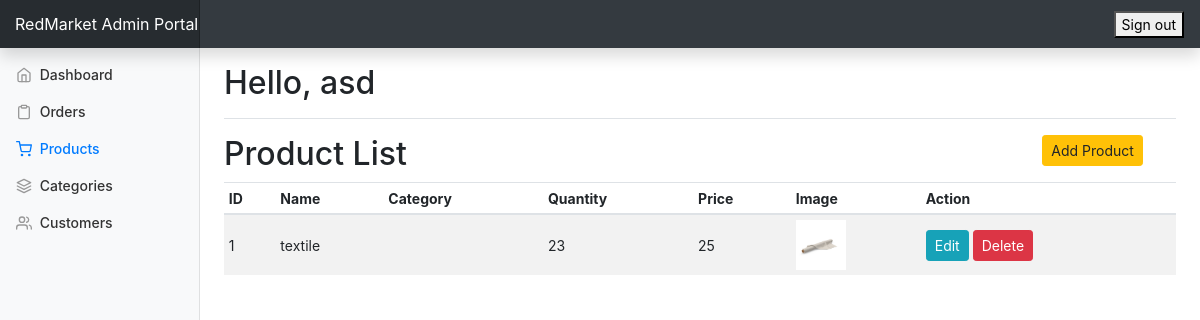
The page /admin_portal/admin/products.php (signed in) on the database as committed earlier.
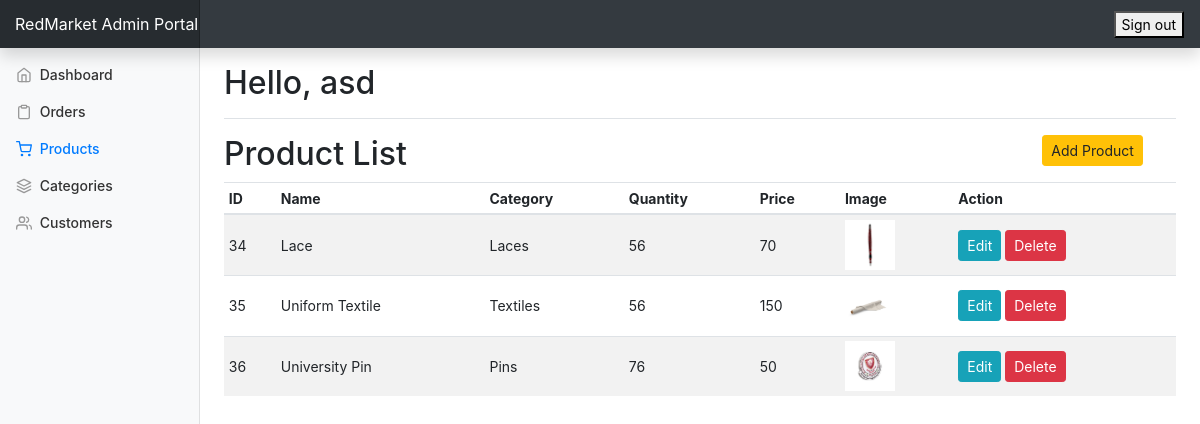
The same page on the database as committed later.
### tables this page shows
CREATE TABLE `product` (
  `product_id` double NOT NULL,
  `product_name` varchar(150) NOT NULL,
  `product_price` int(11) NOT NULL,
  `image_file_name` varchar(300) NOT NULL,
  `category_id` int(11) NOT NULL,
  `quantity` int(11) DEFAULT NULL,
  `category_name` varchar(255) DEFAULT NULL
);

### admin_portal/admin/products.php (the view, shortened to what this page needs)
<?php
$pdo = get_connection();
?>
<?php include_once("./templates/top.php"); ?>
<?php include_once("./templates/navbar.php"); ?>
<div class="container-fluid">
  <div class="row">
    <?php include "./templates/sidebar.php"; ?>
      <div class="row">
          <div class="col-10">
              <h2>Product List</h2>
          </div>
          <div class="col-2">
              <a href="#" data-toggle="modal" data-target="#add_product_modal" class="btn btn-warning btn-sm">Add Product</a>
          </div>
      </div>
      <div class="table-responsive">
        <table class="table table-striped table-sm">
          <thead>
            <tr>
              <th>ID</th>
              <th>Name</th>
              <th>Category</th>
              <th>Quantity</th>
              <th>Price</th>
              <th>Image</th>
              <th>Action</th>
            </tr>
          </thead>
          <tbody id="product_list">
			<?php
                $res = $pdo->query("SELECT * FROM product");
                while($row = $res->fetch()){
            ?>
            <tr>
              <form action="" method="post">
                  <td style="vertical-align: middle;"><?php echo $row["product_id"]; ?></td>
                  <td style="vertical-align: middle;"><?php echo $row["product_name"]; ?></td>
                  <td style="vertical-align: middle;"><?php echo $row["category_name"]; ?></td>
                  <td style="vertical-align: middle;"><?php echo $row["quantity"]; ?></td>
                  <td style="vertical-align: middle;"><?php echo $row["product_price"]; ?></td>
                  <td style="vertical-align: middle;">
                      <?php $img = (strpos($row['image_file_name'], '/') === false) ? 'product-image/'.$row['image_file_name'] : $row['image_file_name']; ?>
                      <img src="<?php echo htmlspecialchars($img, ENT_QUOTES, 'UTF-8'); ?>" width="50">
                  </td>
                  <td style="vertical-align: middle;">
                      <button type="button" class="btn btn-sm btn-info edit-btn"
                          data-toggle="modal"
                          data-target="#edit_product_modal"
                          data-id="<?php echo $row['product_id']; ?>"
                          data-name="<?php echo $row['product_name']; ?>"
                          data-category="<?php echo $row['category_name']; ?>"
                          data-price="<?php echo $row['product_price']; ?>"
                          data-qty="<?php echo $row['quantity']; ?>"
                          data-img="<?php echo $img; ?>">
                          Edit
                      </button>
                      <button type="submit" name="sum_delete" class="btn btn-sm btn-danger" onclick="return confirm('Are you sure you want to delete this product?');">Delete</button>
                  </td>
              </form>
            </tr>
            <?php } ?>
          </tbody>
        </table>
      </div>
    </main>
  </div>
</div>
<?php include_once("./templates/footer.php"); ?>

### admin_portal/admin/templates/top.php (shortened to what this page needs)
<!doctype html>
<html lang="en">
  <head>
<link rel="stylesheet" href="https://stackpath.bootstrapcdn.com/bootstrap/4.3.1/css/bootstrap.min.css">
<link rel="stylesheet" href="https://use.fontawesome.com/releases/v5.7.2/css/all.css">
    <link href="./css/dashboard.css" rel="stylesheet">
  </head>
 <body>

### admin_portal/admin/templates/navbar.php (shortened to what this page needs)
 <nav class="navbar navbar-dark fixed-top bg-dark flex-md-nowrap p-0 shadow">
  <a class="navbar-brand col-sm-3 col-md-2 mr-0" href="#">RedMarket Admin Portal</a>
  <ul class="navbar-nav px-3">
    <li class="nav-item text-nowrap">
    	<?php
    		if (isset($_SESSION['admin_id'])) {
    			?>
    				<button onclick="openLogoutModal()">Sign out</button>
    			<?php
    		}
    	?>
    </li>
  </ul>
</nav>

### admin_portal/admin/templates/sidebar.php (shortened to what this page needs)
<nav class="col-md-2 d-none d-md-block bg-light sidebar">
      <div class="sidebar-sticky">
        <ul class="nav flex-column">
          <?php
            $uri = $_SERVER['REQUEST_URI'];
            $uriAr = explode("/", $uri);
            $page = end($uriAr);
          ?>
          <li class="nav-item">
            <a class="nav-link <?php echo ($page == '' || $page == 'index.php') ? 'active' : ''; ?>" href="index.php">
              <span data-feather="home"></span>
              Dashboard <span class="sr-only">(current)</span>
            </a>
          </li>
          <li class="nav-item">
            <a class="nav-link <?php echo ($page == 'customer_orders.php') ? 'active' : ''; ?>" href="customer_orders.php">
              <span data-feather="clipboard"></span>
              Orders
            </a>
          </li>
          <li class="nav-item">
            <a class="nav-link <?php echo ($page == 'products.php') ? 'active' : ''; ?>" href="products.php">
              <span data-feather="shopping-cart"></span>
              Products
            </a>
          </li>
          <li class="nav-item">
            <a class="nav-link <?php echo ($page == 'categories.php') ? 'active' : ''; ?>" href="categories.php">
              <span data-feather="layers"></span>
              Categories
            </a>
          </li>
          <li class="nav-item">
            <a class="nav-link <?php echo ($page == 'customers.php') ? 'active' : ''; ?>" href="customers.php">
              <span data-feather="users"></span>
              Customers
            </a>
          </li>
        </ul>
      </div>
    </nav>
    <main role="main" class="col-md-9 ml-sm-auto col-lg-10 px-4">
      <div class="d-flex justify-content-between flex-wrap flex-md-nowrap align-items-center pt-3 pb-2 mb-3 border-bottom">
        <h1 class="h2 ">Hello,
		<?php
        $admin_id=$_SESSION["admin_id"][0];
            $res = $pdo->prepare("select username from admin where admin_id = ?");
            $res->execute([$admin_id]);
            $username = $res->fetch();
			echo $username[0];
		?>
		</h1>
      </div>

### admin_portal/admin/templates/footer.php (shortened to what this page needs)
 </body>
</html>

### admin_portal/admin/css/dashboard.css (style rules this page uses)
body { font-size: .875rem; }
.feather { width: 16px; height: 16px; vertical-align: text-bottom; }
.sidebar { position: fixed; top: 0; bottom: 0; left: 0; z-index: 100; padding: 48px 0 0; box-shadow: inset -1px 0 0 rgba(0, 0, 0, .1); }
.sidebar-sticky { position: relative; top: 0; height: calc(100vh - 48px); padding-top: .5rem; overflow-x: hidden; overflow-y: auto; }
.sidebar .nav-link { font-weight: 500; color: #333; }
.sidebar .nav-link .feather { margin-right: 4px; color: #999; }
.sidebar .nav-link.active { color: #007bff; }
.sidebar .nav-link:hover .feather, .sidebar .nav-link.active .feather { color: inherit; }
[role="main"] { padding-top: 133px; }
@media (min-width: 768px) { [role="main"] { padding-top: 48px; } }
.navbar-brand { padding-top: .75rem; padding-bottom: .75rem; font-size: 1rem; background-color: rgba(0, 0, 0, .25); box-shadow: inset -1px 0 0 rgba(0, 0, 0, .25); }

Rows that differ between the two databases and show on the page:
removed product: product_id "1", product_name "textile", quantity "23", product_price "25", image_file_name (picture)
added product: product_id "34", product_name "Lace", category_name "Laces", quantity "56", product_price "70", image_file_name (picture)
added product: product_id "35", product_name "Uniform Textile", category_name "Textiles", quantity "56", product_price "150", image_file_name (picture)
added product: product_id "36", product_name "University Pin", category_name "Pins", quantity "76", product_price "50", image_file_name (picture)
